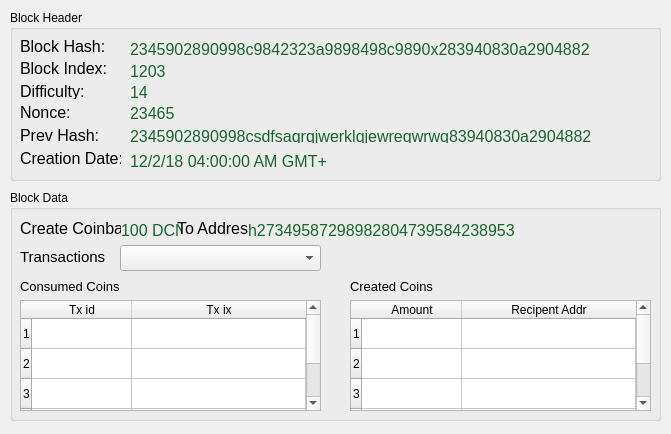
<?xml version="1.0" encoding="UTF-8"?>
<ui version="4.0">
 <class>dlg_blk_detail</class>
 <widget class="QDialog" name="dlg_blk_detail">
  <property name="geometry">
   <rect>
    <x>0</x>
    <y>0</y>
    <width>671</width>
    <height>434</height>
   </rect>
  </property>
  <property name="windowTitle">
   <string>Block Details</string>
  </property>
  <widget class="QGroupBox" name="groupBox">
   <property name="geometry">
    <rect>
     <x>10</x>
     <y>10</y>
     <width>651</width>
     <height>171</height>
    </rect>
   </property>
   <property name="title">
    <string>Block Header</string>
   </property>
   <widget class="QLabel" name="lbl_blkd_hash">
    <property name="geometry">
     <rect>
      <x>120</x>
      <y>30</y>
      <width>511</width>
      <height>16</height>
     </rect>
    </property>
    <property name="font">
     <font>
      <pointsize>12</pointsize>
     </font>
    </property>
    <property name="text">
     <string>&lt;html&gt;&lt;head/&gt;&lt;body&gt;&lt;p&gt;&lt;span style=&quot; color:#186530;&quot;&gt;2345902890998c9842323a9898498c9890x283940830a2904882&lt;/span&gt;&lt;/p&gt;&lt;/body&gt;&lt;/html&gt;</string>
    </property>
   </widget>
   <widget class="QLabel" name="label_11">
    <property name="geometry">
     <rect>
      <x>10</x>
      <y>28</y>
      <width>101</width>
      <height>16</height>
     </rect>
    </property>
    <property name="font">
     <font>
      <pointsize>12</pointsize>
     </font>
    </property>
    <property name="text">
     <string>Block Hash:</string>
    </property>
   </widget>
   <widget class="QLabel" name="label_13">
    <property name="geometry">
     <rect>
      <x>10</x>
      <y>50</y>
      <width>101</width>
      <height>16</height>
     </rect>
    </property>
    <property name="font">
     <font>
      <pointsize>12</pointsize>
     </font>
    </property>
    <property name="text">
     <string>Block Index:</string>
    </property>
   </widget>
   <widget class="QLabel" name="lbl_blkd_ix">
    <property name="geometry">
     <rect>
      <x>120</x>
      <y>52</y>
      <width>401</width>
      <height>16</height>
     </rect>
    </property>
    <property name="font">
     <font>
      <pointsize>12</pointsize>
     </font>
    </property>
    <property name="text">
     <string>&lt;html&gt;&lt;head/&gt;&lt;body&gt;&lt;p&gt;&lt;span style=&quot; color:#186530;&quot;&gt;1203&lt;/span&gt;&lt;/p&gt;&lt;/body&gt;&lt;/html&gt;</string>
    </property>
   </widget>
   <widget class="QLabel" name="label_12">
    <property name="geometry">
     <rect>
      <x>10</x>
      <y>73</y>
      <width>101</width>
      <height>16</height>
     </rect>
    </property>
    <property name="font">
     <font>
      <pointsize>12</pointsize>
     </font>
    </property>
    <property name="text">
     <string>Difficulty:</string>
    </property>
   </widget>
   <widget class="QLabel" name="lbl_blkd_diff">
    <property name="geometry">
     <rect>
      <x>120</x>
      <y>73</y>
      <width>61</width>
      <height>16</height>
     </rect>
    </property>
    <property name="font">
     <font>
      <pointsize>12</pointsize>
     </font>
    </property>
    <property name="text">
     <string>&lt;html&gt;&lt;head/&gt;&lt;body&gt;&lt;p&gt;&lt;span style=&quot; color:#186530;&quot;&gt;14&lt;/span&gt;&lt;/p&gt;&lt;/body&gt;&lt;/html&gt;</string>
    </property>
   </widget>
   <widget class="QLabel" name="lbl_blkd_nonce">
    <property name="geometry">
     <rect>
      <x>120</x>
      <y>94</y>
      <width>61</width>
      <height>16</height>
     </rect>
    </property>
    <property name="font">
     <font>
      <pointsize>12</pointsize>
     </font>
    </property>
    <property name="text">
     <string>&lt;html&gt;&lt;head/&gt;&lt;body&gt;&lt;p&gt;&lt;span style=&quot; color:#186530;&quot;&gt;23465&lt;/span&gt;&lt;/p&gt;&lt;/body&gt;&lt;/html&gt;</string>
    </property>
   </widget>
   <widget class="QLabel" name="label_15">
    <property name="geometry">
     <rect>
      <x>10</x>
      <y>94</y>
      <width>101</width>
      <height>16</height>
     </rect>
    </property>
    <property name="font">
     <font>
      <pointsize>12</pointsize>
     </font>
    </property>
    <property name="text">
     <string>Nonce:</string>
    </property>
   </widget>
   <widget class="QLabel" name="lbl_blkd_prevhash">
    <property name="geometry">
     <rect>
      <x>120</x>
      <y>117</y>
      <width>521</width>
      <height>16</height>
     </rect>
    </property>
    <property name="font">
     <font>
      <pointsize>12</pointsize>
     </font>
    </property>
    <property name="text">
     <string>&lt;html&gt;&lt;head/&gt;&lt;body&gt;&lt;p&gt;&lt;span style=&quot; color:#186530;&quot;&gt;2345902890998csdfsaqrqjwerklqjewreqwrwq83940830a2904882&lt;/span&gt;&lt;/p&gt;&lt;/body&gt;&lt;/html&gt;</string>
    </property>
   </widget>
   <widget class="QLabel" name="label_22">
    <property name="geometry">
     <rect>
      <x>10</x>
      <y>117</y>
      <width>101</width>
      <height>16</height>
     </rect>
    </property>
    <property name="font">
     <font>
      <pointsize>12</pointsize>
     </font>
    </property>
    <property name="text">
     <string>Prev Hash:</string>
    </property>
   </widget>
   <widget class="QLabel" name="lbl_blkd_cdate">
    <property name="geometry">
     <rect>
      <x>120</x>
      <y>142</y>
      <width>451</width>
      <height>16</height>
     </rect>
    </property>
    <property name="font">
     <font>
      <pointsize>12</pointsize>
     </font>
    </property>
    <property name="text">
     <string>&lt;html&gt;&lt;head/&gt;&lt;body&gt;&lt;p&gt;&lt;span style=&quot; color:#186530;&quot;&gt;12/2/18 04:00:00 AM GMT+&lt;/span&gt;&lt;/p&gt;&lt;/body&gt;&lt;/html&gt;</string>
    </property>
   </widget>
   <widget class="QLabel" name="label_24">
    <property name="geometry">
     <rect>
      <x>10</x>
      <y>140</y>
      <width>101</width>
      <height>16</height>
     </rect>
    </property>
    <property name="font">
     <font>
      <pointsize>12</pointsize>
     </font>
    </property>
    <property name="text">
     <string>Creation Date:</string>
    </property>
   </widget>
  </widget>
  <widget class="QGroupBox" name="groupBox_2">
   <property name="geometry">
    <rect>
     <x>10</x>
     <y>190</y>
     <width>651</width>
     <height>231</height>
    </rect>
   </property>
   <property name="title">
    <string>Block Data</string>
   </property>
   <widget class="QLabel" name="lbl_blkd_cbase">
    <property name="geometry">
     <rect>
      <x>111</x>
      <y>31</y>
      <width>61</width>
      <height>16</height>
     </rect>
    </property>
    <property name="font">
     <font>
      <pointsize>12</pointsize>
     </font>
    </property>
    <property name="text">
     <string>&lt;html&gt;&lt;head/&gt;&lt;body&gt;&lt;p&gt;&lt;span style=&quot; color:#186530;&quot;&gt;100 DCN&lt;/span&gt;&lt;/p&gt;&lt;/body&gt;&lt;/html&gt;</string>
    </property>
   </widget>
   <widget class="QLabel" name="label_14">
    <property name="geometry">
     <rect>
      <x>10</x>
      <y>30</y>
      <width>101</width>
      <height>16</height>
     </rect>
    </property>
    <property name="font">
     <font>
      <pointsize>12</pointsize>
     </font>
    </property>
    <property name="text">
     <string>Create Coinbase</string>
    </property>
   </widget>
   <widget class="QLabel" name="label_25">
    <property name="geometry">
     <rect>
      <x>167</x>
      <y>30</y>
      <width>71</width>
      <height>16</height>
     </rect>
    </property>
    <property name="font">
     <font>
      <pointsize>12</pointsize>
     </font>
    </property>
    <property name="text">
     <string>To Address</string>
    </property>
   </widget>
   <widget class="QLabel" name="lbl_blkd_addr">
    <property name="geometry">
     <rect>
      <x>238</x>
      <y>31</y>
      <width>401</width>
      <height>16</height>
     </rect>
    </property>
    <property name="font">
     <font>
      <pointsize>12</pointsize>
     </font>
    </property>
    <property name="text">
     <string>&lt;html&gt;&lt;head/&gt;&lt;body&gt;&lt;p&gt;&lt;span style=&quot; color:#186530;&quot;&gt;h27349587298982804739584238953&lt;/span&gt;&lt;/p&gt;&lt;/body&gt;&lt;/html&gt;</string>
    </property>
   </widget>
   <widget class="QTableWidget" name="tbl_blkd_consumed_coins">
    <property name="geometry">
     <rect>
      <x>10</x>
      <y>110</y>
      <width>301</width>
      <height>111</height>
     </rect>
    </property>
    <property name="editTriggers">
     <set>QAbstractItemView::NoEditTriggers</set>
    </property>
    <property name="rowCount">
     <number>5</number>
    </property>
    <attribute name="horizontalHeaderStretchLastSection">
     <bool>true</bool>
    </attribute>
    <row/>
    <row/>
    <row/>
    <row/>
    <row/>
    <column>
     <property name="text">
      <string>Tx id</string>
     </property>
    </column>
    <column>
     <property name="text">
      <string>Tx ix</string>
     </property>
    </column>
   </widget>
   <widget class="QLabel" name="label_27">
    <property name="geometry">
     <rect>
      <x>10</x>
      <y>88</y>
      <width>141</width>
      <height>16</height>
     </rect>
    </property>
    <property name="font">
     <font>
      <pointsize>10</pointsize>
     </font>
    </property>
    <property name="text">
     <string>Consumed Coins</string>
    </property>
   </widget>
   <widget class="QLabel" name="label_28">
    <property name="geometry">
     <rect>
      <x>340</x>
      <y>88</y>
      <width>141</width>
      <height>16</height>
     </rect>
    </property>
    <property name="font">
     <font>
      <pointsize>10</pointsize>
     </font>
    </property>
    <property name="text">
     <string>Created Coins</string>
    </property>
   </widget>
   <widget class="QTableWidget" name="tbl_blkd_created_coins">
    <property name="geometry">
     <rect>
      <x>340</x>
      <y>110</y>
      <width>301</width>
      <height>111</height>
     </rect>
    </property>
    <property name="sizePolicy">
     <sizepolicy hsizetype="Fixed" vsizetype="Fixed">
      <horstretch>0</horstretch>
      <verstretch>0</verstretch>
     </sizepolicy>
    </property>
    <property name="editTriggers">
     <set>QAbstractItemView::NoEditTriggers</set>
    </property>
    <property name="rowCount">
     <number>5</number>
    </property>
    <attribute name="horizontalHeaderStretchLastSection">
     <bool>true</bool>
    </attribute>
    <row/>
    <row/>
    <row/>
    <row/>
    <row/>
    <column>
     <property name="text">
      <string>Amount</string>
     </property>
    </column>
    <column>
     <property name="text">
      <string>Recipent Addr</string>
     </property>
    </column>
   </widget>
   <widget class="QLabel" name="label_16">
    <property name="geometry">
     <rect>
      <x>10</x>
      <y>59</y>
      <width>101</width>
      <height>16</height>
     </rect>
    </property>
    <property name="font">
     <font>
      <pointsize>11</pointsize>
     </font>
    </property>
    <property name="text">
     <string>Transactions</string>
    </property>
   </widget>
   <widget class="QComboBox" name="comb_txs">
    <property name="geometry">
     <rect>
      <x>110</x>
      <y>55</y>
      <width>201</width>
      <height>26</height>
     </rect>
    </property>
   </widget>
  </widget>
 </widget>
 <resources/>
 <connections/>
</ui>
